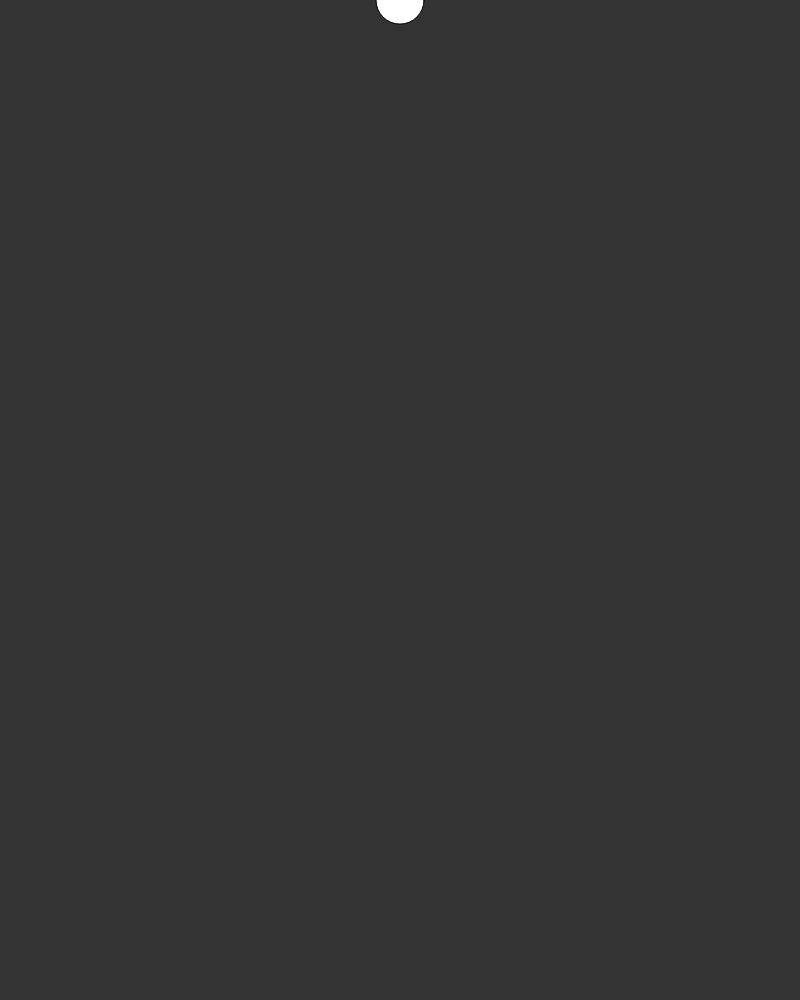
Frame 1 (no input)
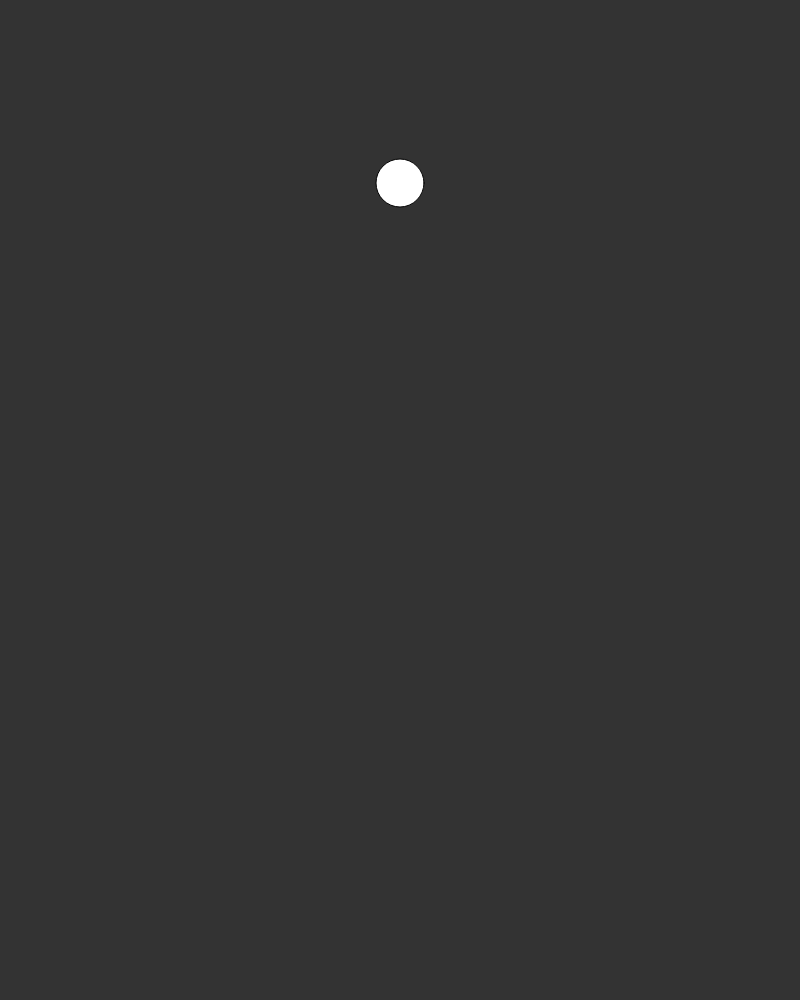
Frame 60 (no input)
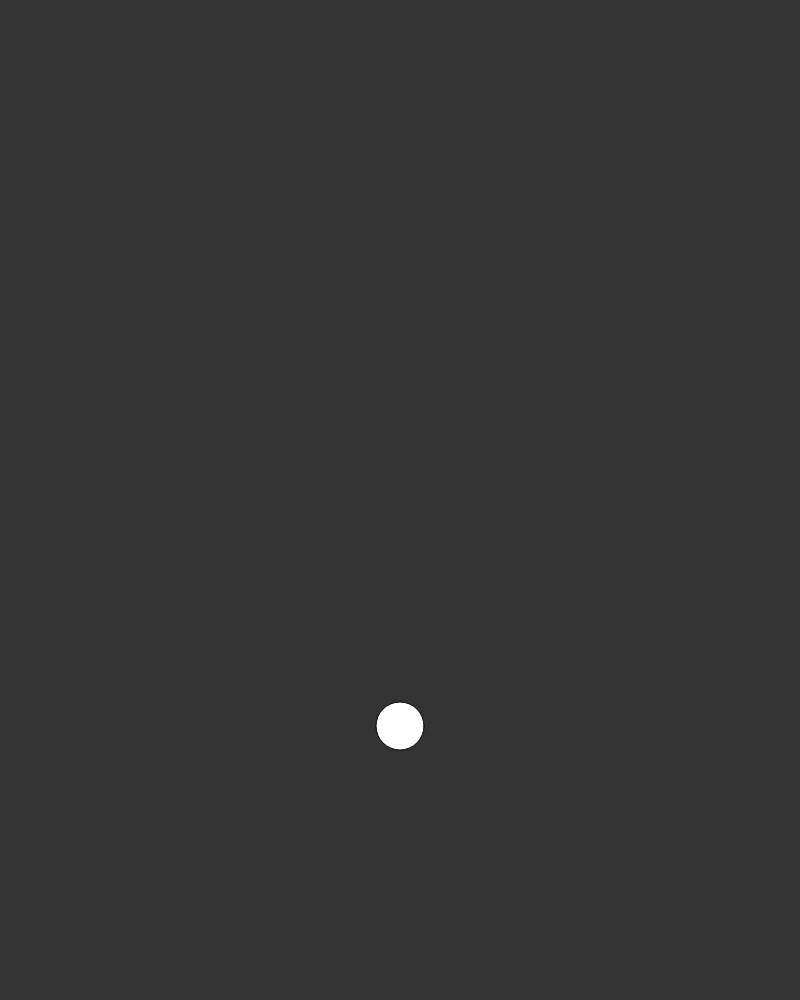
Frame 120 (the mouse pressed at the canvas centre since frame 60)

The p5.js sketch that drew these frames (run headless with seeded random() and noise() and a simulated clock; from frame 60 on, the mouse is pressed at the canvas centre):

// p5.js sketch
// ── sketch.js
var w;

function setup() {
  createCanvas(800, 1000);
  // Make a Walker object
  w = new Walker();
}

function draw() {
  background(51);
  // Update and display object
  w.update();
  w.display();
}

function Walker() {

  // Start Walker in center
  this.pos = createVector(width / 2, 0);
  this.vel = createVector(0, 0);
  this.acc = createVector(0, 0.1);

  this.update = function () {
    // Move Walker randomly
    this.vel.add(this.acc);
    this.pos.add(this.vel);
  }

  this.display = function () {
    // Draw Walker as circle
    fill(255);
    ellipse(this.pos.x, this.pos.y, 48, 48);
  }
}
